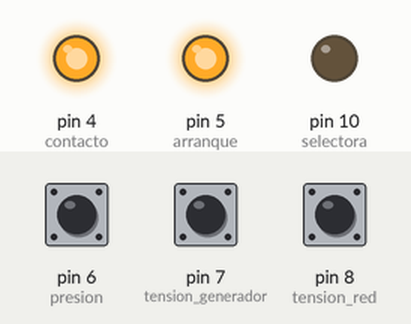
The sketch below on a simulated Arduino Uno, built with avr-gcc and run on an emulated ATmega328P. Parts: output pins drawn as LEDs (lit = HIGH). The test bench sets the inputs (shaded band); at power-on: pin 6 (presion) HIGH, pin 7 (tension_generador) HIGH, pin 8 (tension_red) HIGH. What the sketch prints to the serial monitor is not drawn.

Above: at 1.2 s.
1.3 s: pin 6 (presion) pulled LOW for 3.2 s
At 3.4 s:
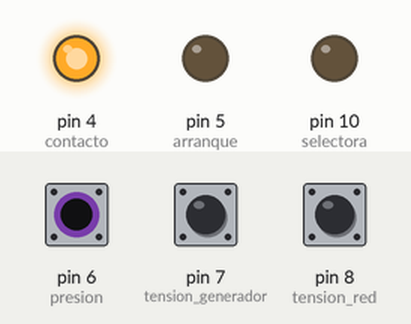
Timing chart, 0 to 4.9 s (numbered marks = the images above; inputs shaded):
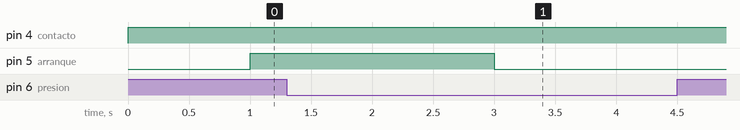

Measured:
- after the input at 1.3 s, pin 5 (arranque): goes on until 3.0 s, then stays LOW

The sketch:

arranque_automatico.ino
```cpp
#define contacto 4
#define arranque 5
#define presion 6
#define tension_generador 7
#define tension_red 8
#define boton_manual 9
#define selectora 10
#define boton_reset 11

int tiempo_arranque = 2000;
int tiempo_pausa = 5000;
int tiempo_apagado = 120000;
int espera_error = 60000;
int intentos_arranque = 4;
int intentos_ciclo = 4;

bool presion_gen = false;
bool tension_gen = false;
bool tensionRed = false;
bool error = false;
bool error_ciclo = false;
bool marchaOk = false;

int intentos = 1;
int ciclos = 1;

void setup() {
  pinMode(contacto, OUTPUT);
  pinMode(arranque, OUTPUT);
  pinMode(selectora, OUTPUT);
  pinMode(presion, INPUT_PULLUP);
  pinMode(tension_generador, INPUT_PULLUP);
  pinMode(tension_red, INPUT_PULLUP);
  pinMode(boton_manual, INPUT_PULLUP);
  pinMode(boton_reset, INPUT_PULLUP);

  digitalWrite(contacto, LOW);
  digitalWrite(arranque, LOW);
  digitalWrite(selectora, LOW);

  Serial.begin(9600);

}

void loop() {
  estado_generador();
  if(tensionRed == false && marchaOk == false && error_ciclo == false){
    arranque_generador();
    }
  //imprimir_estado();
}

void imprimir_estado(){
  Serial.print("Presion Aceite: "); Serial.println(presion_gen);
  Serial.print("Tension Generador: "); Serial.println(tension_gen);
  Serial.print("Tension Red: "); Serial.println(tensionRed);
  Serial.print("Error Ciclo "); Serial.println(error_ciclo);
  }

void estado_generador(){
  presion_gen = !digitalRead(presion);
  tension_gen = !digitalRead(tension_generador);
  tensionRed = !digitalRead(tension_red);
  }

void parada_emergencia(){
  digitalWrite(contacto, LOW);
  digitalWrite(arranque, LOW);
  digitalWrite(selectora, LOW);
  }

void arranque_generador(){
  if(error == true){delay(espera_error); error = false;}
  estado_generador();
  while(presion_gen == false || tension_gen == false || tensionRed == false || intentos <= intentos_arranque){
    estado_generador();
    Serial.print("Intentando arranque N°: "); Serial.println(intentos);
    Serial.print("Intentando ciclo N°: "); Serial.println(ciclos);
    digitalWrite(contacto, HIGH);
    digitalWrite(arranque, LOW);
    delay(1000);
    digitalWrite(contacto, HIGH);
    digitalWrite(arranque, HIGH);
    delay(tiempo_arranque);
    digitalWrite(contacto, HIGH);
    digitalWrite(arranque, LOW);
    estado_generador();
    if(presion_gen == true || tension_gen == true){marchaOk = true; break;}else{marchaOk = false; intentos += 1;}
    if(intentos > intentos_arranque){ciclos += 1; error = true; break;}
    if(ciclos > intentos_ciclo){error_ciclo = true; parada_emergencia(); break;}
    }
  }
```
